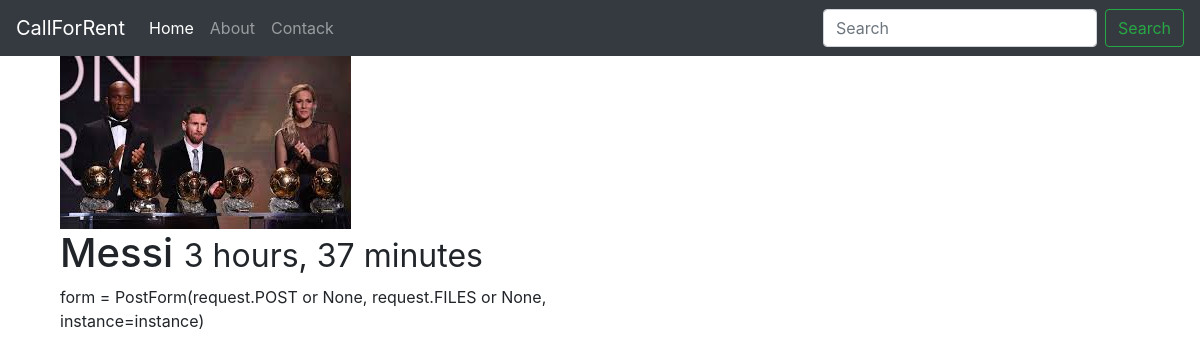
The app's page /posts/19/ with its own data.
### posts/models.py (models this page shows, shortened)
class Post(models.Model):
    title = models.CharField(max_length=120)
    image = models.ImageField(null=True, blank=True,
                              width_field="width_field",
                              height_field="height_field")
    height_field = models.IntegerField(default=0)
    width_field = models.IntegerField(default=0)
    content = models.TextField()
    updated = models.DateTimeField(auto_now=True, auto_now_add=False)
    time_stamp = models.DateTimeField(auto_now=False, auto_now_add=True)
    class Meta:
        ordering = ["-time_stamp", "-updated"]

### posts/views.py (the view)
# urls.py: path('<int:id>/', views.posts_detail, name='detail'),
def posts_detail(request,id=None):
    instance = get_object_or_404(Post, id=id)
    context = {
        "title": instance.title,
        "instance": instance,
    }
    return render(request, 'posts/post_detail.html', context)

### posts/templates/posts/post_detail.html (shortened to what this page needs)
{% extends 'posts/post_base.html' %}
{% load static %}
{% block content %}
    <div class="col-sm-6 col-sm-offset-3">
    {% if instance.image %}
        <img src="{{ instance.image.url }}" class="img-responsive"/>
    {% endif %}
    <h1>{{ instance.title }} <small>{{ instance.time_stamp | timesince }}</small></h1>
    {{ instance.content | linebreaks }}<br/>
    </div>
{% endblock content %}

### records on screen
Post: image (picture), title "Messi", time_stamp "3 hours, 37 minutes", content "form = PostForm(request.POST or None, request.FILES or None, instance=instance)"
